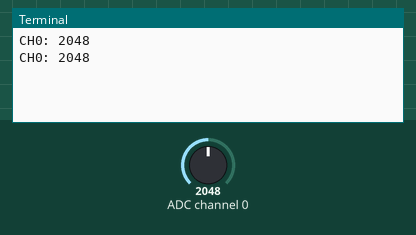
This program was run on a simulated Raspberry Pi (BCM pin numbers). Shown: the last lines printed to the terminal. Inputs (shaded band) come from the test bench; at power-on: ADC channel 0 = 2048 (analog values on the 0–4095 scale).

Above: at 1.2 s.
1.3 s: ADC channel 0 set to 2866
At 2.6 s:
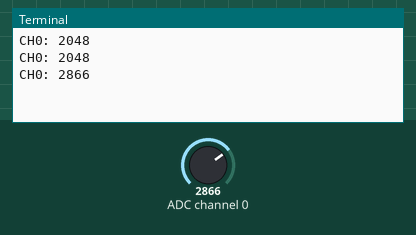
2.8 s: ADC channel 0 set to 3603
At 3.7 s:
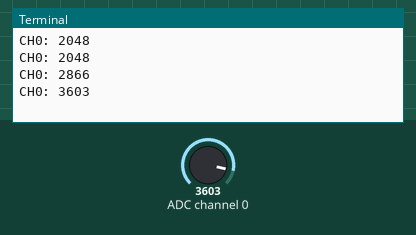
Timing chart, 0 to 5.8 s (numbered marks = the images above; inputs shaded):
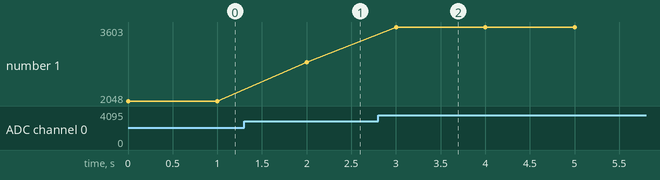

Measured:
- after the input at 1.3 s, the terminal: prints a new line after 0.70 s (image 1)
- after the input at 2.8 s, the terminal: prints a new line after 0.20 s (image 2)
- plotted number 1: 2048 → 2866 after the input at 1.3 s, 2866 → 3603 after the input at 2.8 s

The program:

mcp3208_test.py
```python
import spidev
import time

spi = spidev.SpiDev()
spi.open(0, 0)          # bus 0, CE0
spi.max_speed_hz = 1000000

def read_channel(channel: int) -> int:
    if not 0 <= channel <= 7:
        raise ValueError("Channel must be between 0 and 7")

    # MCP3208 single-ended read
    cmd1 = 0b00000110 | ((channel & 0b100) >> 2)
    cmd2 = (channel & 0b011) << 6

    result = spi.xfer2([cmd1, cmd2, 0])
    value = ((result[1] & 0x0F) << 8) | result[2]
    return value

try:
    while True:
        ch0 = read_channel(0)
        print(f"CH0: {ch0}")
        time.sleep(1)

except KeyboardInterrupt:
    spi.close()
    print("종료")
```
